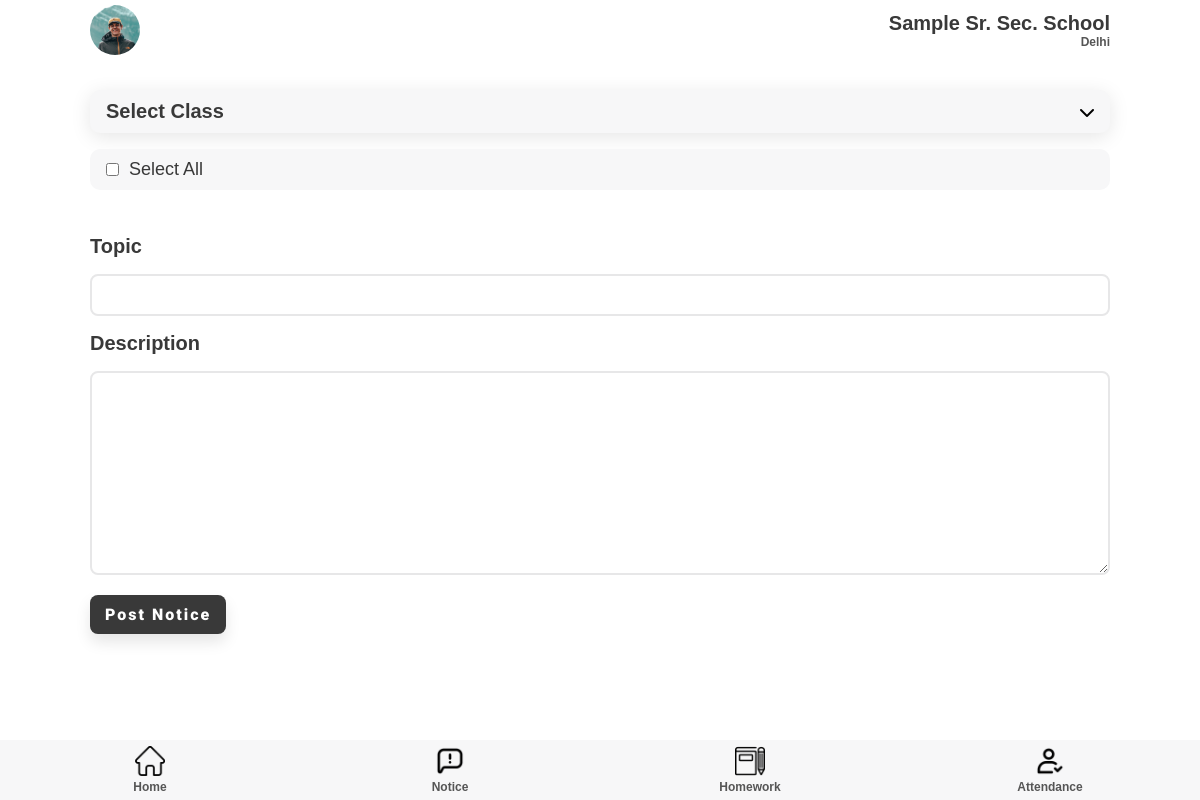
Page /notice/teacher/createNotice/ (signed in) on the earlier database version.
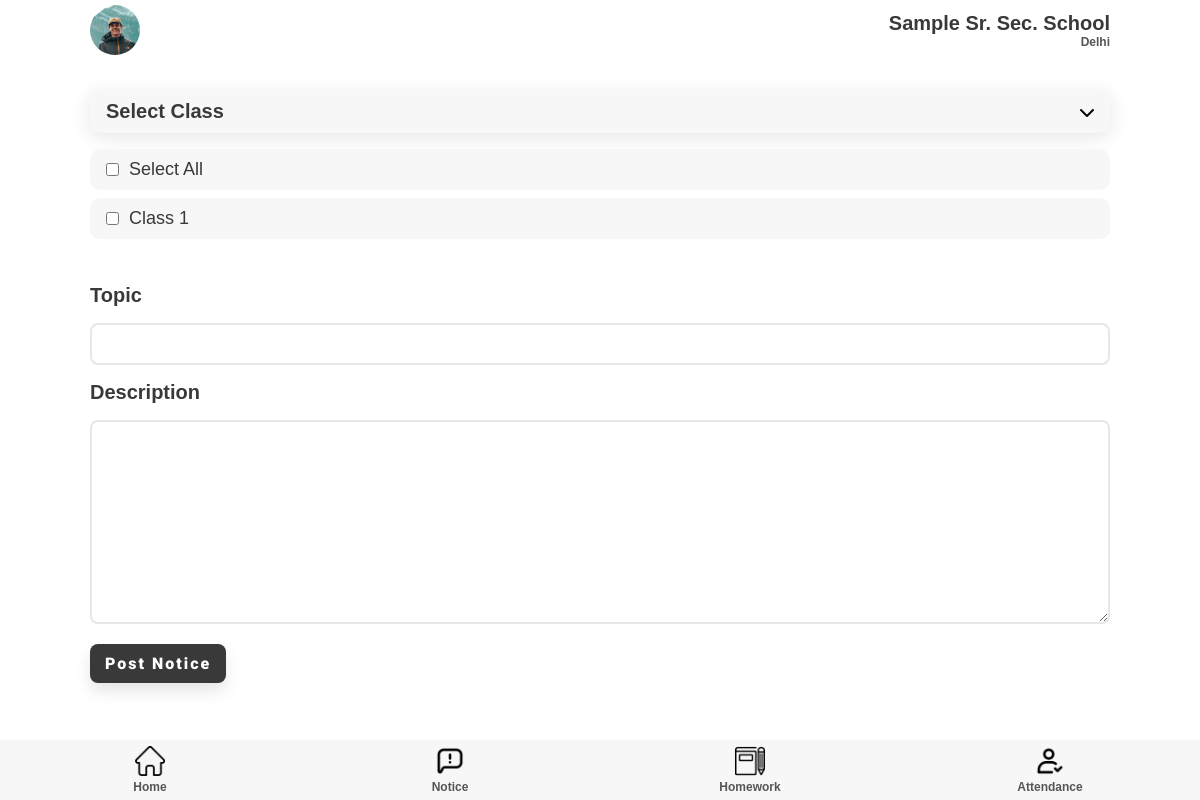
Same page on the later database version.
### teacher/models.py (models this page shows)
class classSection(models.Model):
    Class = models.IntegerField()
    section = models.CharField(max_length=50)
    teacher = models.OneToOneField(teacher, on_delete=models.PROTECT)

### notice/views.py (the view, shortened to what this page needs)
# urls.py: path('teacher/createNotice/', views.createNotice, name='createNotice'),
def createNotice(request):
    try:
        teacherobj = teacher.objects.get(user = request.user)
        classes = classSection.objects.filter(teacher = teacherobj)
    except:
        super_admin = SuperAdmin.objects.get(user = request.user)
        school_object = super_admin.school
        classes = classSection.objects.filter(teacher__in = teacher.objects.filter(school = school_object))
    return render(request, 'createNotice.html', {'classes': classes})

### templates/teacher/createNotice.html (shortened to what this page needs)
{% extends 'attendance.html' %}
{% load static %}
{% block extra-head %}
    <link rel="stylesheet" href="{% static '/css/style.css' %}" />
    <link rel="stylesheet" href="{% static '/css/notice.css' %}" />
{% endblock extra-head %}
{% block content %}
    <section id="main">
      <form method = "POST" action="{% url 'notice:createNotice' %}">
        <section id="notice-accor">
        <div class="notice-class-accor component-back">
          <h2>Select Class</h2>
          <i class="fas fa-chevron-down"></i>
        </div>
        <div class="notice-class-list">
          <div class="notice-class-elem notice-all">
            <input value="all" type="checkbox" name="checks[]" id="" />
            <p>Select All</p>
          </div>
          {% for class in classes %}
          <div class="notice-class-elem">
            <input value = "{{ class.Class }}" type="checkbox" name="checks[]" id="" />
            <p>Class {{ class.Class }} </p>
          </div>
          {% endfor %}
        </div>
      </section>
      <section id="content-info">
        <div class="content-info">
          <div class="content-topic">
            <label for=""><h2>Topic</h2></label>
            <input name="topic" type="text" />
          </div>
          <div class="content-topic content-desc">
            <label for=""><h2>Description</h2></label>
            <textarea name="desc" id="" cols="30" rows="10"></textarea>
          </div>
          <button type="submit" class="btn btn-black">Post Notice</button>
        </div>
      </section>
      </form>
    </section>
{% endblock content %}

Differences in the rows shown:
added classSection: Class "1"
